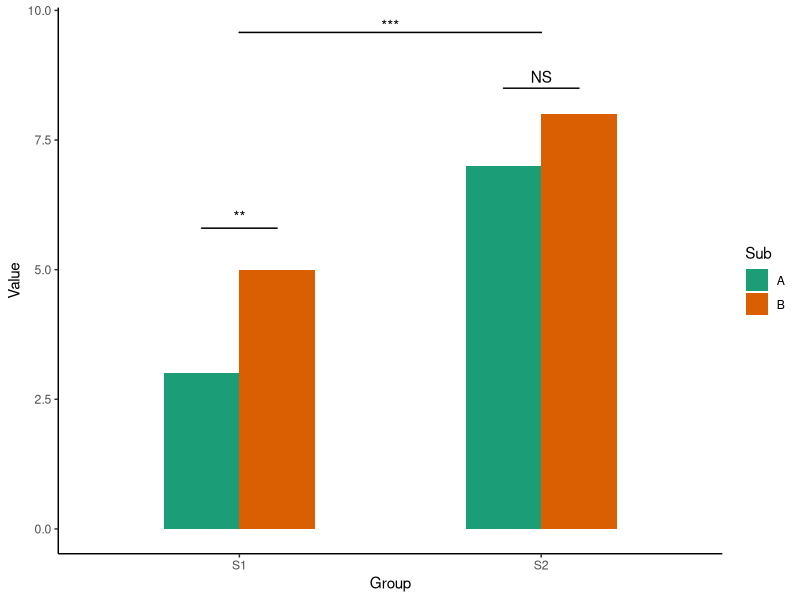
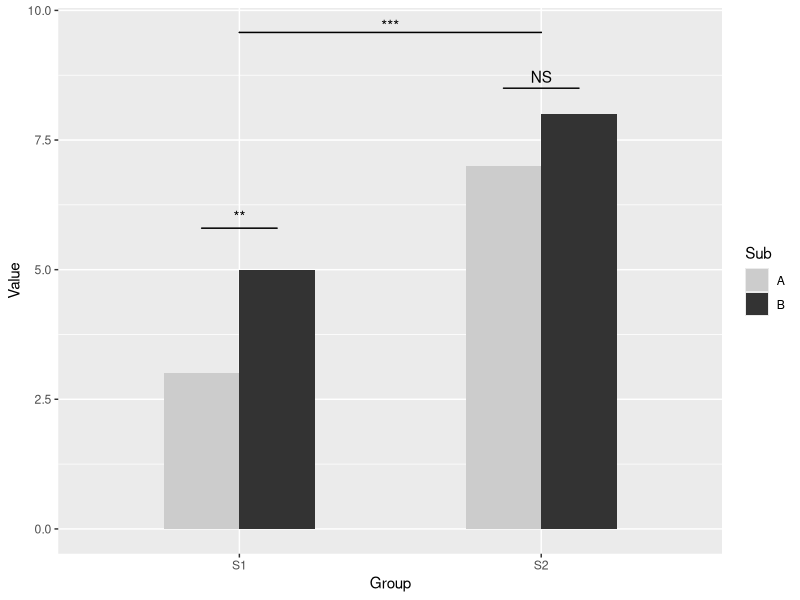
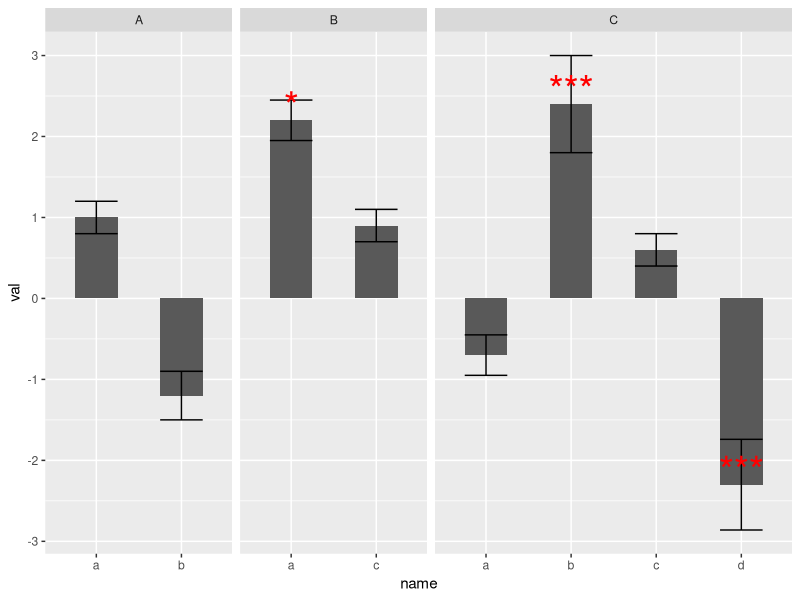

The R script that drew these images, in order:

############################################################################
############################################################################
###                                                                      ###
###                    BARPLOT WITH SIGNIFICANT STARS                    ###
###                                                                      ###
############################################################################
############################################################################

# Uncomment this line below and run it if you did not have the packages
#install.packages('ggplot2')
#install.packages('ggsignif')


library(ggplot2)
library(ggsignif)

dat <- data.frame(Group = c("S1", "S1", "S2", "S2"),
                  Sub   = c("A", "B", "A", "B"),
                  Value = c(3,5,7,8))

ggplot(dat, aes(Group, Value)) +
  geom_bar(aes(fill = Sub), stat="identity", position="dodge", width=.5) +
  geom_signif(stat="identity",
              data=data.frame(x=c(0.875, 1.875), xend=c(1.125, 2.125),
                              y=c(5.8, 8.5), annotation=c("**", "NS")),
              aes(x=x,xend=xend, y=y, yend=y, annotation=annotation)) +
  geom_signif(comparisons=list(c("S1", "S2")), annotations="***",
              y_position = 9.3, tip_length = 0, vjust=0.4) +
  scale_fill_brewer(palette = 'Dark2')+
  theme_classic()



############################################################################
############################################################################
###                                                                      ###
###                                T TEST                                ###
###                                                                      ###
############################################################################
############################################################################

t.test(mtcars$mpg,mtcars$cyl) # Paired t test between two variable


t.test(mtcars$mpg) # One sample t test



# Second Approach
dat <- data.frame(Group = c("S1", "S1", "S2", "S2"),
                  Sub   = c("A", "B", "A", "B"),
                  Value = c(3,5,7,8))

ggplot(dat, aes(Group, Value)) +
  geom_bar(aes(fill = Sub), stat="identity", position="dodge", width=.5) +
  geom_signif(stat="identity",
              data=data.frame(x=c(0.875, 1.875), xend=c(1.125, 2.125),
                              y=c(5.8, 8.5), annotation=c("**", "NS")),
              aes(x=x,xend=xend, y=y, yend=y, annotation=annotation)) +
  geom_signif(comparisons=list(c("S1", "S2")), annotations="***",
              y_position = 9.3, tip_length = 0, vjust=0.4) +
  scale_fill_manual(values = c("grey80", "grey20"))



# Third Approach
dat <- data.frame(name=c("a","b","a","c","a","b","d","c"),
                  val=c(1,-1.2,2.2,0.9,-0.7,2.4,-2.3,0.6),
                  sd=c(0.2,0.3,0.25,0.2,0.25,0.6,0.56,0.2),
                  p=c(0.09,0.1,0.02,0.1,0.2,0.001,0.001,0.6),
                  grp=c("A","A","B","B","C","C","C","C"))

dat$star <- ""
dat$star[dat$p <= .05]  <- "*"
dat$star[dat$p <= .01]  <- "**"
dat$star[dat$p <= .001] <- "***"

ggplot(dat, aes(x=name,y=val,width=0.5,ymin=val-sd,ymax=val+sd)) +
  geom_bar(stat="identity", position="dodge") +
  geom_errorbar(stat="identity", position="dodge") +
  geom_text(aes(label=star), colour="red", vjust=0, size=10) +
  facet_grid(. ~ grp, scales="free_x", space="free",margin=FALSE)
